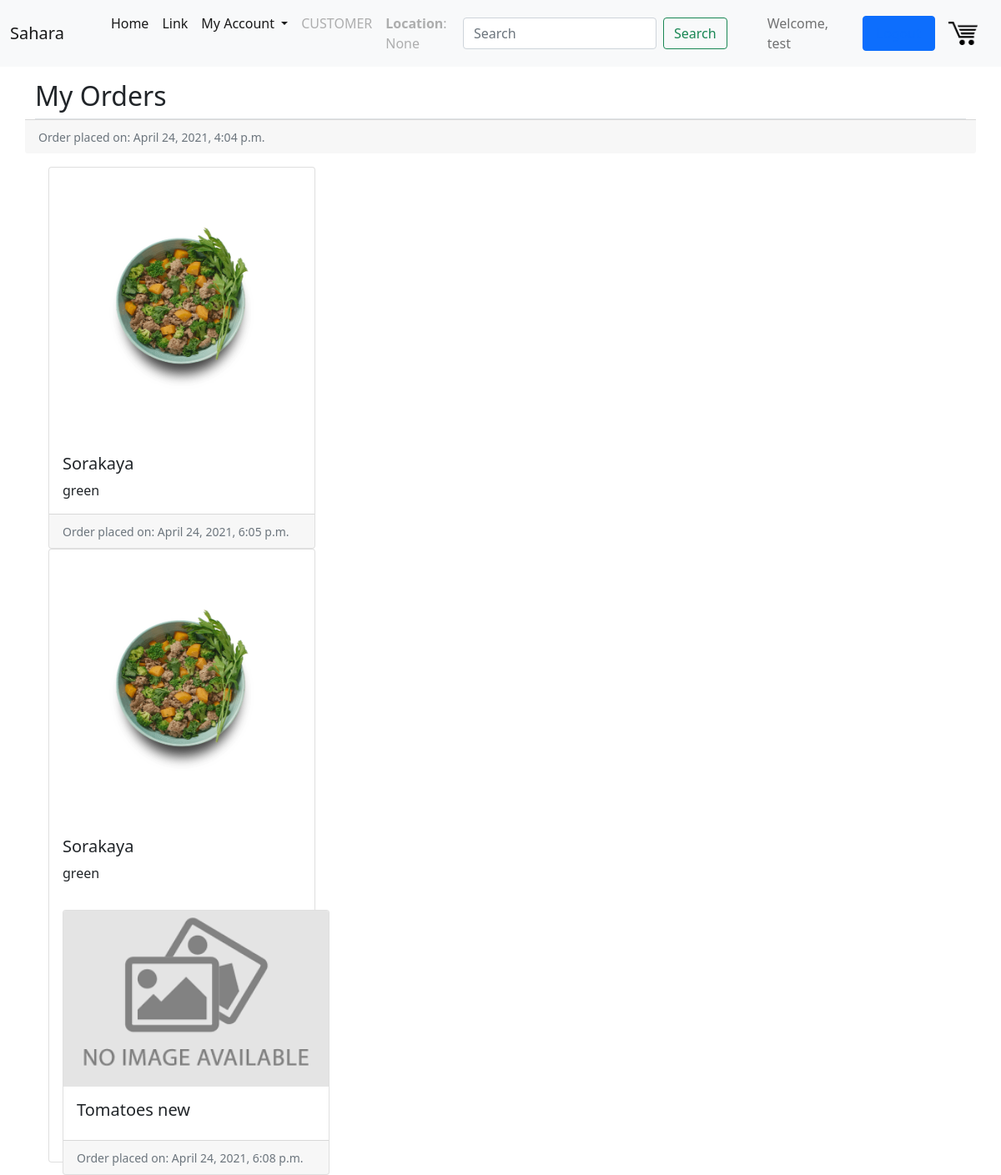
The page /u/test/orders/ (signed in) on the database its author committed.
### users/models.py (models this page shows, shortened)
class Profile(models.Model):
    user = models.OneToOneField(User, on_delete=models.CASCADE)
    user_type = models.CharField(max_length=20, choices = USER_TYPES, default = "CUSTOMER")
    location = models.CharField(max_length=50, blank=True, null=True)
    country = models.CharField(max_length=50, blank=True, null=True)
    state = models.CharField(max_length=50, blank=True, null=True)

### core/models.py (models this page shows, shortened)
class Order(models.Model):
    customer = models.ForeignKey(User, on_delete=models.CASCADE)
    date_ordered = models.DateTimeField(auto_now_add=True)
    complete = models.BooleanField(default=False)
    transaction_id = models.CharField(max_length=200, blank=True, null=True)

class OrderItem(models.Model):
    product = models.ForeignKey(Product, on_delete=models.CASCADE)
    order = models.ForeignKey(Order, on_delete=models.CASCADE)
    quantity = models.DecimalField(max_digits=10, decimal_places=2, default=0.00, validators=[MinValueValidator(Decimal('0.00'))])

class Product(models.Model):
    seller = models.ForeignKey(User, on_delete = models.CASCADE, related_name="seller")
    date_posted = models.DateTimeField(auto_now_add=True)
    stock = models.DecimalField(max_digits=20, decimal_places=2, default=0.00, validators=[MinValueValidator(Decimal('0.00'))])
    title = models.CharField(max_length=255)
    content = models.TextField(blank=True, null=True)
    img = models.FileField(default = "default.png", upload_to = "", blank=True, null=True)
    rating = models.DecimalField(max_digits=3, decimal_places=2, default=0.00, validators=[MinValueValidator(Decimal('0.00'))])
    tags = models.CharField(
        max_length = 20,
        choices = CAT_CHOICES,
        default = 'vegetables',
    )
    measurment_unit = models.CharField(
        max_length = 5,
        choices = UNIT_CHOICES,
        default = 'kg',
    )
    price_per_unit = models.DecimalField(max_digits=20, decimal_places=2, validators=[MinValueValidator(Decimal('0.00'))])

### users/views.py (the view)
# urls.py: path('orders/', OrderByUser.as_view(), name="user-orders"),
class OrderByUser(LoginRequiredMixin, ListView):
        model = Order
        template_name = 'users/user_orders.html'
        context_object_name = 'prods'
        paginate_by = 20
        def get_queryset(self):
            user = get_object_or_404(User, username=self.kwargs.get('username'))
            return Order.objects.filter(customer=user, complete=True)
        def get_context_data(self, **kwargs):
            url = self.request.get_full_path()
            username = url.split("/")[-3]
            context = super().get_context_data(**kwargs)
            context['username'] = username
            return context

### users/templates/users/user_orders.html (shortened to what this page needs)
{% extends "core/base.html" %}
{% block content %}
      <div>
        <div class="border-bottom pt-3">
          <h2 >My Orders</h2>
        </div>
      </div>
      {% if request.user.username == username %}
    {% for order in prods %}
      {% for order_item in order.orderitem_set.all %}
        <div class="card mr-3" style="top:1rem; left: 1rem; width: 20rem; margin-right: 0.5rem; ">
            <a href="#">
                <img src="{{ order_item.product.img.url }}" class="card-img-top" alt="Product image">
            </a>
            <div class="card-body">
                <a style="text-decoration: none; color:inherit" href="#">
                    <h5 class="card-title">{{ order_item.product.title }}</h5>
                </a>
                <p class="card-text" style="white-space: nowrap; overflow: hidden; text-overflow: ellipsis;">{{ order_item.product.content }}</p>
            </div>
        {% endfor %}
        <div class="card-footer">
            <small class="text-muted">Order placed on: {{ order.date_ordered }}</small>
        </div>
      </div>
    {% endfor %}
    {% endif %}
{% endblock content %}

### core/templates/core/base.html (shortened to what this page needs)
{% load static %}
<!DOCTYPE html>
<html lang="en">
<head>
    <link href="https://cdn.jsdelivr.net/npm/bootstrap@5.0.0-beta3/dist/css/bootstrap.min.css" rel="stylesheet">
    <link rel="stylesheet" href="{% static 'core/css/main.css' %}">
</head>
<body>
    <header class = "site-header">
        <nav class="navbar navbar-expand-lg navbar-light bg-light">
            <div class="container-fluid">
              <a class="navbar-brand" href="{% url 'app-home' %}">Sahara</a>
              <div class="collapse navbar-collapse" id="navbarSupportedContent">
                <ul class="navbar-nav me-auto mb-2 mb-lg-0" style="position: relative; margin-left: 2rem;">
                  <li class="nav-item">
                    <a class="nav-link active" aria-current="page" href="{% url 'app-home' %}">Home</a>
                  </li>
                  <li class="nav-item">
                    <a class="nav-link active" href="#">Link</a>
                  </li>
                  <li class="nav-item dropdown">
                    <a class="nav-link active dropdown-toggle" href="#" id="navbarDropdown" role="button" data-bs-toggle="dropdown" aria-expanded="false">
                      My Account
                    </a>
                  </li>
                  {% if user.is_authenticated %}
                  <li class="nav-item">
                    <a class="nav-link disabled" href="#" tabindex="-1" aria-disabled="true">{{user.profile.user_type}}</a>
                  </li>
                  <li class="nav-item">
                    <a class="nav-link disabled" href="#" tabindex="-1" aria-disabled="true"><b>Location</b>: {{user.profile.location}}</a>
                  </li>
                  {% endif %}
                </ul>
                  <form method="POST" action="/search" class="d-flex text-center" style="margin-right: 3em;">
                    <input class="form-control me-2" name="search" type="search" placeholder="Search" id="searchbox" aria-label="Search">
                    <button class="nav-item btn btn-outline-success" type="submit">Search</button>
                  </form>
                {% if user.is_authenticated %}
                      <span class="navbar-text" style="margin-right: 0.5em;">
                      Welcome, {{user.username}}
                      </span>
                      <a class = "nav-item nav-link btn btn-primary d-flex" style="float: right; margin-left: 0.5rem;" href="/logout">Logout</a>
                {% endif %}
                <a href="{% url 'cart' %}">
                <img  id="cart-icon" width="35" style="margin-left: 1rem; margin-right: 1rem;" src="{% static 'core/cart.png' %}">
                </a>
              </div>
            </div>
          </nav>
    </header>
    <main role="main" class="container">
      <div class="row">
          {% block content %}{% endblock %}
        </div>
    </main>
    <link rel="stylesheet" href="https://use.fontawesome.com/releases/v5.7.0/css/all.css">
  </body>
</html>

### rows shown on the page
Order: date_ordered "April 24, 2021, 4:04 p.m."
Order: date_ordered "April 24, 2021, 6:05 p.m."
OrderItem: product.img (picture), product "Sorakaya", product.content "green"
Order: date_ordered "April 24, 2021, 6:08 p.m."
OrderItem: product.img (picture), product "Sorakaya", product.content "green"
OrderItem: product.img (placeholder picture), product "Tomatoes new"

### other values the page prints
{{ user.profile.user_type }} "CUSTOMER"
{{ user.profile.location }} "None"
{{ user.username }} "test"
